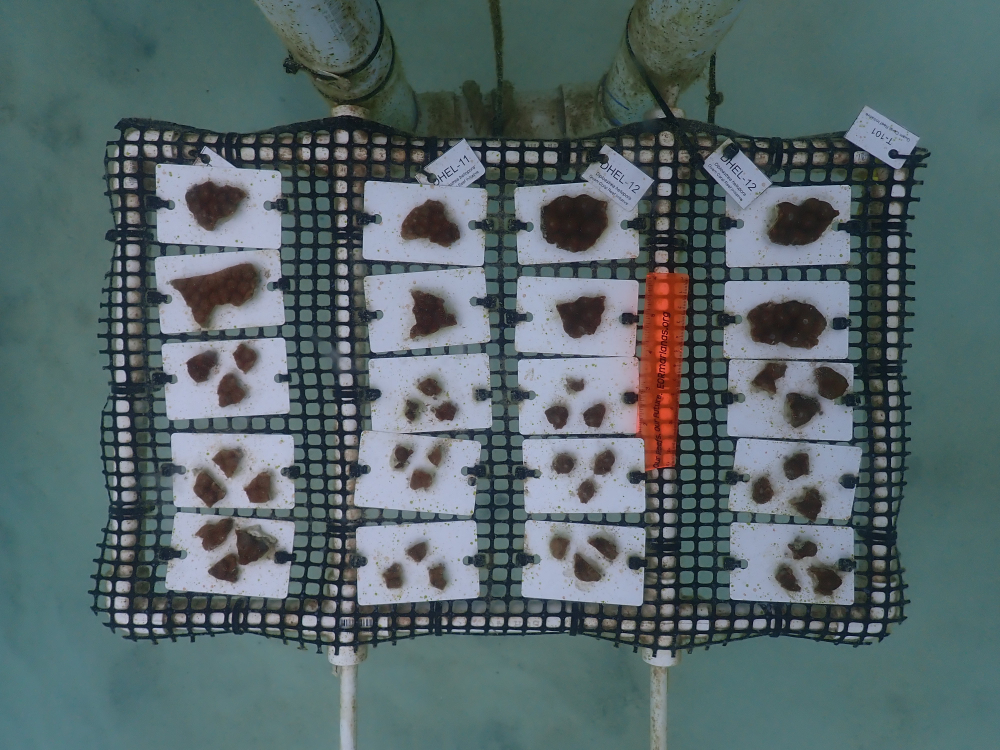
#> input picture T-101_DHEL-11__DHEL-12_20240802_BROOD.JPG, 4000 x 3000 px (shown at 1/4 size)
$ python -i coral_vision.py   (imports and definitions only)
#> lines starting #> are read from the running program, lines starting #| are printed output that depends on the picture; after the words box and inside, x2 and y2 are one past the last pixel; in counts of white or black regions, pixels touching at a corner belong together
import cv2
import numpy as np
import matplotlib.pyplot as plt
import math
from skimage.feature import local_binary_pattern

# [87 lines left out: function process_coral_image, not called in this run]

def process_coral_hsv(image_path):
    # 1. Load the Image
    img = cv2.imread(image_path)
#> img is the input picture: shape (3000, 4000, 3); mean B, G, R 106.8, 103.7, 87.5
    if img is None:
        print(f"Error: Could not load image at {image_path}")
        return

    img_rgb = cv2.cvtColor(img, cv2.COLOR_BGR2RGB)

    # ---------------------------------------------------------
    # Step 1: Convert to HSV Color Space
    # ---------------------------------------------------------
    hsv_image = cv2.cvtColor(img, cv2.COLOR_BGR2HSV)
#> hsv_image: shape (3000, 4000, 3); mean H, S, V 89.2, 65.7, 110.5

    # ---------------------------------------------------------
    # Step 2: Define Color Bounds & Create the Mask
    # ---------------------------------------------------------
    lower_1 = np.array([0, 0, 0])
    upper_1 = np.array([30, 120, 129])
    mask1 = cv2.inRange(hsv_image, lower_1, upper_1)
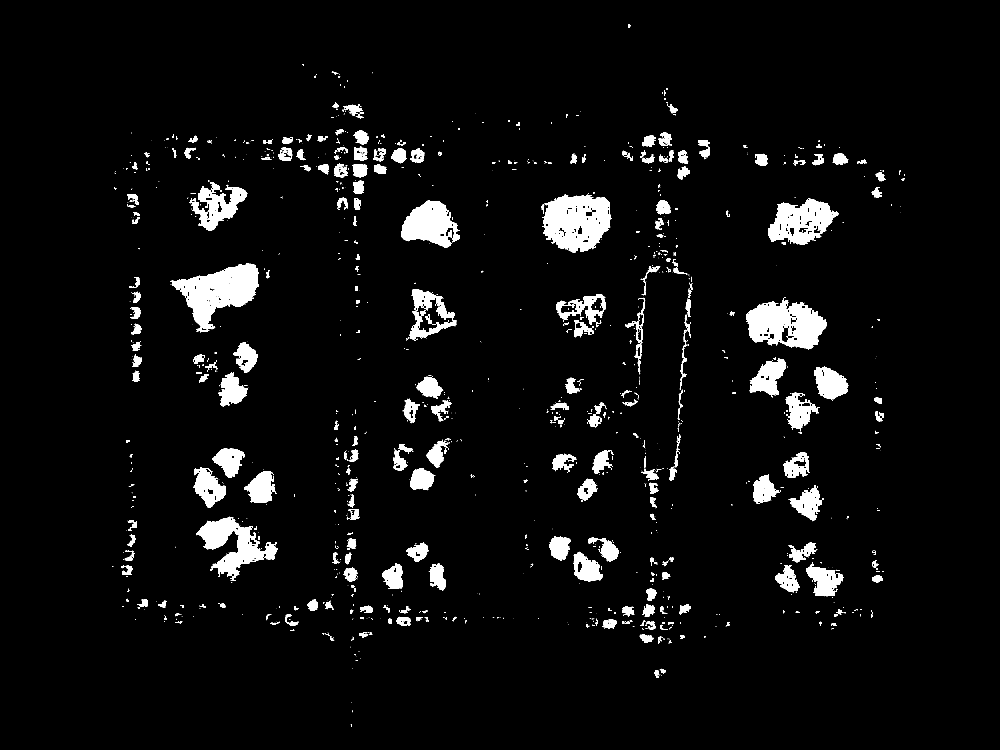
#> mask1: shape (3000, 4000) (shown at 1/4 size); 4.9% white; 1706 white regions (1198 under 20 px), largest, box (x1, y1, x2, y2) and area: (2168, 779, 2447, 1009) 45416, (682, 1052, 1036, 1326) 44705, (2984, 1199, 3306, 1397) 41220

    lower_2 = np.array([166, 0, 0])
    upper_2 = np.array([179, 120, 120])
    mask2 = cv2.inRange(hsv_image, lower_2, upper_2)
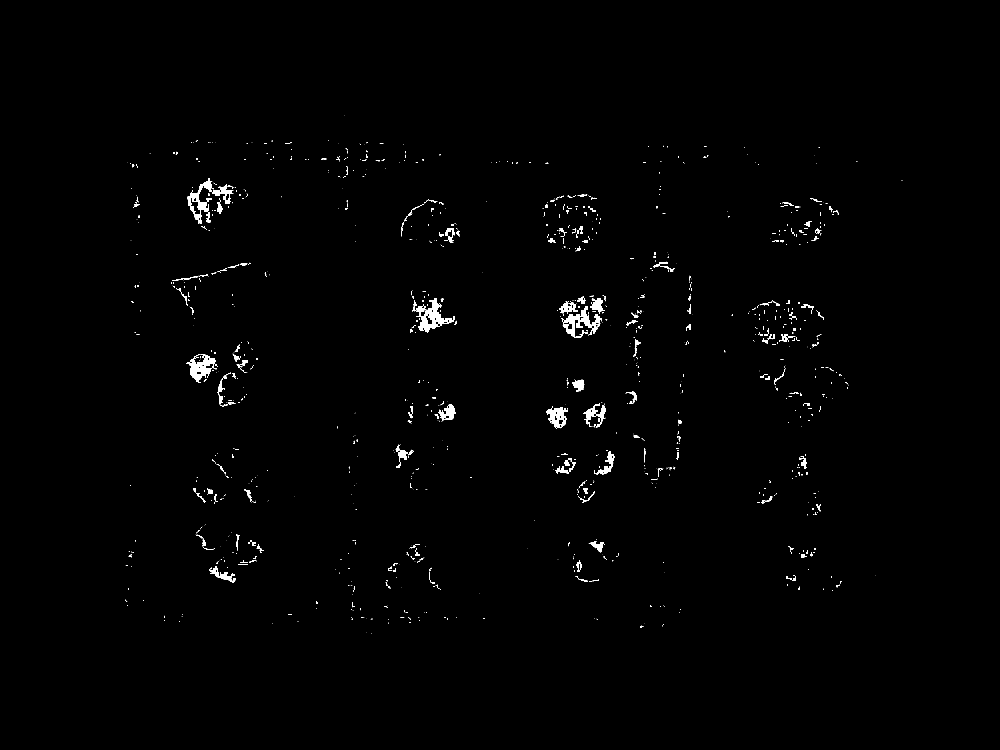
#> mask2: shape (3000, 4000) (shown at 1/4 size); 0.74% white; 1288 white regions (910 under 20 px), largest, box (x1, y1, x2, y2) and area: (1649, 1192, 1816, 1329) 7780, (2244, 1224, 2407, 1352) 7065, (744, 1416, 864, 1530) 5798

    binary_mask = cv2.bitwise_or(mask1, mask2)
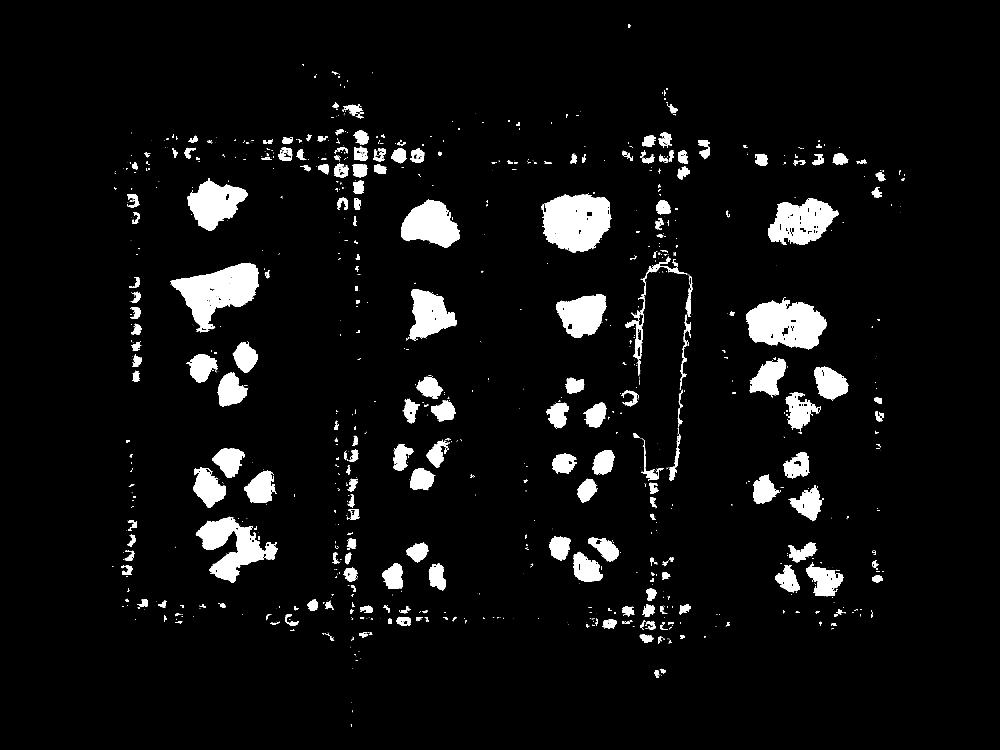
#> binary_mask: shape (3000, 4000) (shown at 1/4 size); 5.7% white; 1568 white regions (1124 under 20 px), largest, box (x1, y1, x2, y2) and area: (2168, 778, 2447, 1009) 48618, (682, 1052, 1036, 1326) 46550, (2984, 1199, 3306, 1397) 45154


    # ---------------------------------------------------------
    # Step 3: Noise Reduction
    # ---------------------------------------------------------
    kernel = np.ones((8, 8), np.uint8)
    cleaned_mask = cv2.morphologyEx(binary_mask, cv2.MORPH_OPEN, kernel)
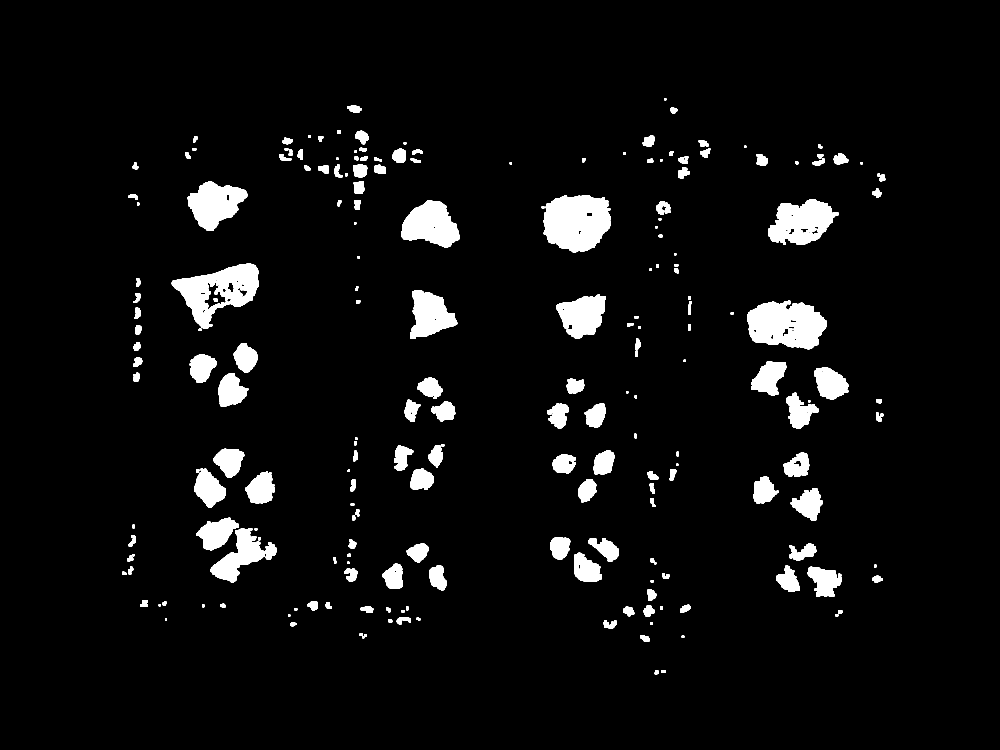
#> cleaned_mask: shape (3000, 4000) (shown at 1/4 size); 5% white; 228 white regions, largest, box (x1, y1, x2, y2) and area: (2173, 780, 2443, 1010) 47475, (2988, 1203, 3307, 1397) 44478, (687, 1055, 1035, 1314) 40852
    cleaned_mask = cv2.morphologyEx(cleaned_mask, cv2.MORPH_CLOSE, kernel)
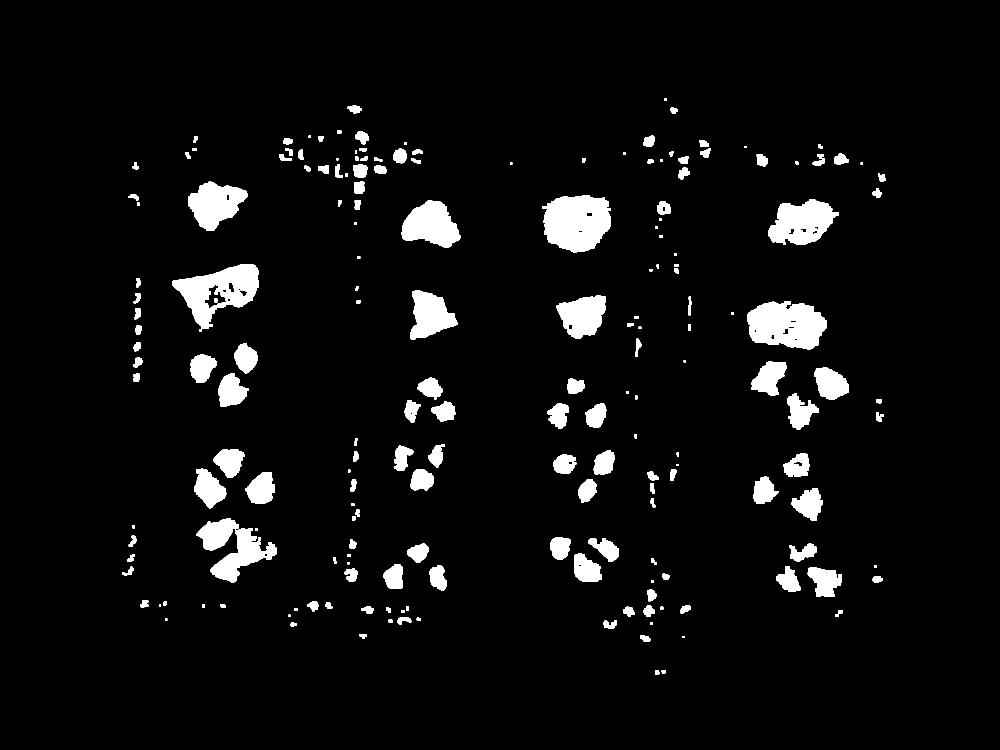
#> cleaned_mask: shape (3000, 4000) (shown at 1/4 size); 5.1% white; 194 white regions

    # ---------------------------------------------------------
    # Step 4: Contour Detection and Final Drawing
    # ---------------------------------------------------------
    contours, _ = cv2.findContours(cleaned_mask, cv2.RETR_TREE, cv2.CHAIN_APPROX_NONE)
#> contours = 219 contours; largest, box (x1, y1, x2, y2) and area: (2168, 781, 2444, 1011) 48064, (688, 1056, 1036, 1325) 47420, (2989, 1204, 3308, 1398) 45588, (786, 2072, 1108, 2332) 34478, (3074, 797, 3355, 980) 33374

    final_output = img_rgb.copy()

    for contour in contours:
        area = cv2.contourArea(contour)


        if 350000 > area > 3000:
            # Draw green outline
            cv2.drawContours(final_output, [contour], -1, (255, 0, 0), 3)

            # Put area text
            M = cv2.moments(contour)
            if M["m00"] != 0:
                cX = int(M["m10"] / M["m00"])
                cY = int(M["m01"] / M["m00"])
                cv2.putText(final_output, f"{int(area)}px", (cX - 20, cY),
                            cv2.FONT_HERSHEY_SIMPLEX, 0.4, (255, 0, 0), 2)
#> this loop made 219 passes
#> (area, cX, cY) on passes 37, 39, 40, 42, 48, 50, 51, 53, 54, 58, 64, 66: (10093, 3299, 2324), (5545, 3154, 2322), (4716.5, 1751, 2310), (5777.5, 1576, 2308), (8743, 2345, 2277), (4054.5, 3212, 2210), (4151.5, 1673, 2209), (5664.5, 2424, 2196), (5519.5, 2240, 2190), (34477.5, 931, 2191), (9317.5, 3235, 2016), (4591, 2348, 1962)
#> area on passes 1 to 6: 204.5, 163.5, 63, 674.5, 264.5, 71.5
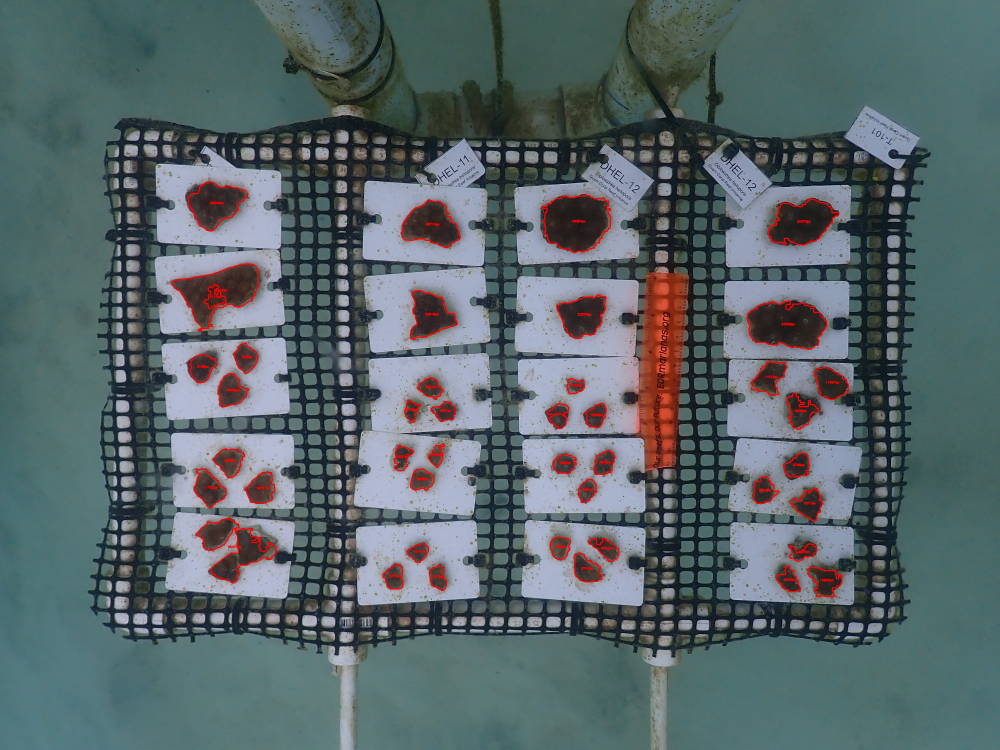
#> final_output: shape (3000, 4000, 3) (shown at 1/4 size); mean R, G, B 89.2, 103, 106

    # ---------------------------------------------------------
    # Display the Storyboard
    # ---------------------------------------------------------
    fig, axes = plt.subplots(1, 3, figsize=(18, 6))
    fig.canvas.manager.set_window_title('HSV Coral Segmentation')

    axes[0].imshow(img_rgb)
    axes[0].set_title('Original Image')
    axes[0].axis('off')

    axes[1].imshow(cleaned_mask, cmap='gray')
    axes[1].set_title('HSV Bounded Binary Image')
    axes[1].axis('off')

    axes[2].imshow(final_output)
    axes[2].set_title('Final Contours')
    axes[2].axis('off')

    fig2, ax_final = plt.subplots(figsize=(10, 8))
    fig2.canvas.manager.set_window_title('Coral Computer Vision Pipeline - Final Output')

    ax_final.imshow(final_output)
    ax_final.set_title('Final Contours')
    ax_final.axis('off')

    fig2.tight_layout()

    # ---------------------------------------------------------
    # Show all generated windows simultaneously
    # ---------------------------------------------------------

    fig.tight_layout()
    plt.show()

# [115 lines left out: function process_coral_kmeans, not called in this run]

def nothing(x):
    pass

# [60 lines left out: function calibrate_hsv, not called in this run]


# [5 lines of commented-out code are left out]

>>> result = process_coral_hsv('T-101_DHEL-11__DHEL-12_20240802_BROOD.JPG')
